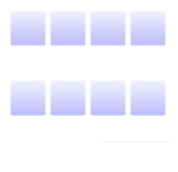
<?xml version="1.0" encoding="UTF-8"?>
<ui version="4.0">
 <class>BackSide</class>
 <widget class="QWidget" name="BackSide">
  <property name="geometry">
   <rect>
    <x>0</x>
    <y>0</y>
    <width>178</width>
    <height>172</height>
   </rect>
  </property>
  <property name="maximumSize">
   <size>
    <width>800</width>
    <height>800</height>
   </size>
  </property>
  <property name="palette">
   <palette>
    <active>
     <colorrole role="WindowText">
      <brush brushstyle="SolidPattern">
       <color alpha="255">
        <red>0</red>
        <green>0</green>
        <blue>0</blue>
       </color>
      </brush>
     </colorrole>
     <colorrole role="Button">
      <brush brushstyle="SolidPattern">
       <color alpha="0">
        <red>170</red>
        <green>170</green>
        <blue>255</blue>
       </color>
      </brush>
     </colorrole>
     <colorrole role="Light">
      <brush brushstyle="SolidPattern">
       <color alpha="0">
        <red>255</red>
        <green>255</green>
        <blue>255</blue>
       </color>
      </brush>
     </colorrole>
     <colorrole role="Midlight">
      <brush brushstyle="SolidPattern">
       <color alpha="0">
        <red>212</red>
        <green>212</green>
        <blue>255</blue>
       </color>
      </brush>
     </colorrole>
     <colorrole role="Dark">
      <brush brushstyle="SolidPattern">
       <color alpha="0">
        <red>85</red>
        <green>85</green>
        <blue>127</blue>
       </color>
      </brush>
     </colorrole>
     <colorrole role="Mid">
      <brush brushstyle="SolidPattern">
       <color alpha="0">
        <red>113</red>
        <green>113</green>
        <blue>170</blue>
       </color>
      </brush>
     </colorrole>
     <colorrole role="Text">
      <brush brushstyle="SolidPattern">
       <color alpha="255">
        <red>0</red>
        <green>0</green>
        <blue>0</blue>
       </color>
      </brush>
     </colorrole>
     <colorrole role="BrightText">
      <brush brushstyle="SolidPattern">
       <color alpha="255">
        <red>255</red>
        <green>255</green>
        <blue>255</blue>
       </color>
      </brush>
     </colorrole>
     <colorrole role="ButtonText">
      <brush brushstyle="SolidPattern">
       <color alpha="255">
        <red>0</red>
        <green>0</green>
        <blue>0</blue>
       </color>
      </brush>
     </colorrole>
     <colorrole role="Base">
      <brush brushstyle="SolidPattern">
       <color alpha="255">
        <red>255</red>
        <green>255</green>
        <blue>255</blue>
       </color>
      </brush>
     </colorrole>
     <colorrole role="Window">
      <brush brushstyle="SolidPattern">
       <color alpha="0">
        <red>170</red>
        <green>170</green>
        <blue>255</blue>
       </color>
      </brush>
     </colorrole>
     <colorrole role="Shadow">
      <brush brushstyle="SolidPattern">
       <color alpha="255">
        <red>0</red>
        <green>0</green>
        <blue>0</blue>
       </color>
      </brush>
     </colorrole>
     <colorrole role="AlternateBase">
      <brush brushstyle="SolidPattern">
       <color alpha="127">
        <red>212</red>
        <green>212</green>
        <blue>255</blue>
       </color>
      </brush>
     </colorrole>
     <colorrole role="ToolTipBase">
      <brush brushstyle="SolidPattern">
       <color alpha="255">
        <red>255</red>
        <green>255</green>
        <blue>220</blue>
       </color>
      </brush>
     </colorrole>
     <colorrole role="ToolTipText">
      <brush brushstyle="SolidPattern">
       <color alpha="255">
        <red>0</red>
        <green>0</green>
        <blue>0</blue>
       </color>
      </brush>
     </colorrole>
    </active>
    <inactive>
     <colorrole role="WindowText">
      <brush brushstyle="SolidPattern">
       <color alpha="255">
        <red>0</red>
        <green>0</green>
        <blue>0</blue>
       </color>
      </brush>
     </colorrole>
     <colorrole role="Button">
      <brush brushstyle="SolidPattern">
       <color alpha="0">
        <red>170</red>
        <green>170</green>
        <blue>255</blue>
       </color>
      </brush>
     </colorrole>
     <colorrole role="Light">
      <brush brushstyle="SolidPattern">
       <color alpha="0">
        <red>255</red>
        <green>255</green>
        <blue>255</blue>
       </color>
      </brush>
     </colorrole>
     <colorrole role="Midlight">
      <brush brushstyle="SolidPattern">
       <color alpha="0">
        <red>212</red>
        <green>212</green>
        <blue>255</blue>
       </color>
      </brush>
     </colorrole>
     <colorrole role="Dark">
      <brush brushstyle="SolidPattern">
       <color alpha="0">
        <red>85</red>
        <green>85</green>
        <blue>127</blue>
       </color>
      </brush>
     </colorrole>
     <colorrole role="Mid">
      <brush brushstyle="SolidPattern">
       <color alpha="0">
        <red>113</red>
        <green>113</green>
        <blue>170</blue>
       </color>
      </brush>
     </colorrole>
     <colorrole role="Text">
      <brush brushstyle="SolidPattern">
       <color alpha="255">
        <red>0</red>
        <green>0</green>
        <blue>0</blue>
       </color>
      </brush>
     </colorrole>
     <colorrole role="BrightText">
      <brush brushstyle="SolidPattern">
       <color alpha="255">
        <red>255</red>
        <green>255</green>
        <blue>255</blue>
       </color>
      </brush>
     </colorrole>
     <colorrole role="ButtonText">
      <brush brushstyle="SolidPattern">
       <color alpha="255">
        <red>0</red>
        <green>0</green>
        <blue>0</blue>
       </color>
      </brush>
     </colorrole>
     <colorrole role="Base">
      <brush brushstyle="SolidPattern">
       <color alpha="255">
        <red>255</red>
        <green>255</green>
        <blue>255</blue>
       </color>
      </brush>
     </colorrole>
     <colorrole role="Window">
      <brush brushstyle="SolidPattern">
       <color alpha="0">
        <red>170</red>
        <green>170</green>
        <blue>255</blue>
       </color>
      </brush>
     </colorrole>
     <colorrole role="Shadow">
      <brush brushstyle="SolidPattern">
       <color alpha="255">
        <red>0</red>
        <green>0</green>
        <blue>0</blue>
       </color>
      </brush>
     </colorrole>
     <colorrole role="AlternateBase">
      <brush brushstyle="SolidPattern">
       <color alpha="127">
        <red>212</red>
        <green>212</green>
        <blue>255</blue>
       </color>
      </brush>
     </colorrole>
     <colorrole role="ToolTipBase">
      <brush brushstyle="SolidPattern">
       <color alpha="255">
        <red>255</red>
        <green>255</green>
        <blue>220</blue>
       </color>
      </brush>
     </colorrole>
     <colorrole role="ToolTipText">
      <brush brushstyle="SolidPattern">
       <color alpha="255">
        <red>0</red>
        <green>0</green>
        <blue>0</blue>
       </color>
      </brush>
     </colorrole>
    </inactive>
    <disabled>
     <colorrole role="WindowText">
      <brush brushstyle="SolidPattern">
       <color alpha="0">
        <red>85</red>
        <green>85</green>
        <blue>127</blue>
       </color>
      </brush>
     </colorrole>
     <colorrole role="Button">
      <brush brushstyle="SolidPattern">
       <color alpha="0">
        <red>170</red>
        <green>170</green>
        <blue>255</blue>
       </color>
      </brush>
     </colorrole>
     <colorrole role="Light">
      <brush brushstyle="SolidPattern">
       <color alpha="0">
        <red>255</red>
        <green>255</green>
        <blue>255</blue>
       </color>
      </brush>
     </colorrole>
     <colorrole role="Midlight">
      <brush brushstyle="SolidPattern">
       <color alpha="0">
        <red>212</red>
        <green>212</green>
        <blue>255</blue>
       </color>
      </brush>
     </colorrole>
     <colorrole role="Dark">
      <brush brushstyle="SolidPattern">
       <color alpha="0">
        <red>85</red>
        <green>85</green>
        <blue>127</blue>
       </color>
      </brush>
     </colorrole>
     <colorrole role="Mid">
      <brush brushstyle="SolidPattern">
       <color alpha="0">
        <red>113</red>
        <green>113</green>
        <blue>170</blue>
       </color>
      </brush>
     </colorrole>
     <colorrole role="Text">
      <brush brushstyle="SolidPattern">
       <color alpha="0">
        <red>85</red>
        <green>85</green>
        <blue>127</blue>
       </color>
      </brush>
     </colorrole>
     <colorrole role="BrightText">
      <brush brushstyle="SolidPattern">
       <color alpha="255">
        <red>255</red>
        <green>255</green>
        <blue>255</blue>
       </color>
      </brush>
     </colorrole>
     <colorrole role="ButtonText">
      <brush brushstyle="SolidPattern">
       <color alpha="0">
        <red>85</red>
        <green>85</green>
        <blue>127</blue>
       </color>
      </brush>
     </colorrole>
     <colorrole role="Base">
      <brush brushstyle="SolidPattern">
       <color alpha="0">
        <red>170</red>
        <green>170</green>
        <blue>255</blue>
       </color>
      </brush>
     </colorrole>
     <colorrole role="Window">
      <brush brushstyle="SolidPattern">
       <color alpha="0">
        <red>170</red>
        <green>170</green>
        <blue>255</blue>
       </color>
      </brush>
     </colorrole>
     <colorrole role="Shadow">
      <brush brushstyle="SolidPattern">
       <color alpha="255">
        <red>0</red>
        <green>0</green>
        <blue>0</blue>
       </color>
      </brush>
     </colorrole>
     <colorrole role="AlternateBase">
      <brush brushstyle="SolidPattern">
       <color alpha="0">
        <red>170</red>
        <green>170</green>
        <blue>255</blue>
       </color>
      </brush>
     </colorrole>
     <colorrole role="ToolTipBase">
      <brush brushstyle="SolidPattern">
       <color alpha="255">
        <red>255</red>
        <green>255</green>
        <blue>220</blue>
       </color>
      </brush>
     </colorrole>
     <colorrole role="ToolTipText">
      <brush brushstyle="SolidPattern">
       <color alpha="255">
        <red>0</red>
        <green>0</green>
        <blue>0</blue>
       </color>
      </brush>
     </colorrole>
    </disabled>
   </palette>
  </property>
  <property name="font">
   <font>
    <family>Times New Roman</family>
    <weight>75</weight>
    <bold>true</bold>
   </font>
  </property>
  <property name="windowTitle">
   <string>BackSide</string>
  </property>
  <widget class="QPushButton" name="ship1b">
   <property name="geometry">
    <rect>
     <x>10</x>
     <y>10</y>
     <width>36</width>
     <height>36</height>
    </rect>
   </property>
   <property name="autoFillBackground">
    <bool>false</bool>
   </property>
   <property name="text">
    <string/>
   </property>
   <property name="icon">
    <iconset resource="menuitems.qrc">
     <normaloff>:/images/1jvship.png</normaloff>:/images/1jvship.png</iconset>
   </property>
   <property name="iconSize">
    <size>
     <width>30</width>
     <height>30</height>
    </size>
   </property>
   <property name="checkable">
    <bool>false</bool>
   </property>
   <attribute name="buttonGroup">
    <string>buttonGroup</string>
   </attribute>
  </widget>
  <widget class="QPushButton" name="ship2b">
   <property name="geometry">
    <rect>
     <x>50</x>
     <y>10</y>
     <width>36</width>
     <height>36</height>
    </rect>
   </property>
   <property name="autoFillBackground">
    <bool>false</bool>
   </property>
   <property name="text">
    <string/>
   </property>
   <property name="icon">
    <iconset resource="menuitems.qrc">
     <normaloff>:/images/2lvship.png</normaloff>:/images/2lvship.png</iconset>
   </property>
   <property name="iconSize">
    <size>
     <width>30</width>
     <height>30</height>
    </size>
   </property>
   <property name="checkable">
    <bool>false</bool>
   </property>
   <attribute name="buttonGroup">
    <string>buttonGroup</string>
   </attribute>
  </widget>
  <widget class="QPushButton" name="ship3b">
   <property name="geometry">
    <rect>
     <x>90</x>
     <y>10</y>
     <width>36</width>
     <height>36</height>
    </rect>
   </property>
   <property name="autoFillBackground">
    <bool>false</bool>
   </property>
   <property name="text">
    <string/>
   </property>
   <property name="icon">
    <iconset resource="menuitems.qrc">
     <normaloff>:/images/3nwship.png</normaloff>:/images/3nwship.png</iconset>
   </property>
   <property name="iconSize">
    <size>
     <width>30</width>
     <height>30</height>
    </size>
   </property>
   <property name="checkable">
    <bool>false</bool>
   </property>
   <attribute name="buttonGroup">
    <string>buttonGroup</string>
   </attribute>
  </widget>
  <widget class="QPushButton" name="ship4b">
   <property name="geometry">
    <rect>
     <x>130</x>
     <y>10</y>
     <width>36</width>
     <height>36</height>
    </rect>
   </property>
   <property name="autoFillBackground">
    <bool>false</bool>
   </property>
   <property name="text">
    <string/>
   </property>
   <property name="icon">
    <iconset resource="menuitems.qrc">
     <normaloff>:/images/4shship.png</normaloff>:/images/4shship.png</iconset>
   </property>
   <property name="iconSize">
    <size>
     <width>30</width>
     <height>30</height>
    </size>
   </property>
   <property name="checkable">
    <bool>false</bool>
   </property>
   <attribute name="buttonGroup">
    <string>buttonGroup</string>
   </attribute>
  </widget>
  <widget class="QPushButton" name="ship5b">
   <property name="geometry">
    <rect>
     <x>10</x>
     <y>80</y>
     <width>36</width>
     <height>36</height>
    </rect>
   </property>
   <property name="autoFillBackground">
    <bool>false</bool>
   </property>
   <property name="text">
    <string/>
   </property>
   <property name="icon">
    <iconset resource="menuitems.qrc">
     <normaloff>:/images/5spship.png</normaloff>:/images/5spship.png</iconset>
   </property>
   <property name="iconSize">
    <size>
     <width>30</width>
     <height>30</height>
    </size>
   </property>
   <property name="checkable">
    <bool>false</bool>
   </property>
   <attribute name="buttonGroup">
    <string>buttonGroup</string>
   </attribute>
  </widget>
  <widget class="QPushButton" name="ship6b">
   <property name="geometry">
    <rect>
     <x>50</x>
     <y>80</y>
     <width>36</width>
     <height>36</height>
    </rect>
   </property>
   <property name="autoFillBackground">
    <bool>false</bool>
   </property>
   <property name="text">
    <string/>
   </property>
   <property name="icon">
    <iconset resource="menuitems.qrc">
     <normaloff>:/images/6teship.png</normaloff>:/images/6teship.png</iconset>
   </property>
   <property name="iconSize">
    <size>
     <width>30</width>
     <height>30</height>
    </size>
   </property>
   <property name="checkable">
    <bool>false</bool>
   </property>
   <attribute name="buttonGroup">
    <string>buttonGroup</string>
   </attribute>
  </widget>
  <widget class="QPushButton" name="ship7b">
   <property name="geometry">
    <rect>
     <x>90</x>
     <y>80</y>
     <width>36</width>
     <height>36</height>
    </rect>
   </property>
   <property name="autoFillBackground">
    <bool>false</bool>
   </property>
   <property name="text">
    <string/>
   </property>
   <property name="icon">
    <iconset resource="menuitems.qrc">
     <normaloff>:/images/7wbship.png</normaloff>:/images/7wbship.png</iconset>
   </property>
   <property name="iconSize">
    <size>
     <width>30</width>
     <height>30</height>
    </size>
   </property>
   <property name="checkable">
    <bool>false</bool>
   </property>
   <attribute name="buttonGroup">
    <string>buttonGroup</string>
   </attribute>
  </widget>
  <widget class="QPushButton" name="ship8b">
   <property name="geometry">
    <rect>
     <x>130</x>
     <y>80</y>
     <width>36</width>
     <height>36</height>
    </rect>
   </property>
   <property name="autoFillBackground">
    <bool>false</bool>
   </property>
   <property name="text">
    <string/>
   </property>
   <property name="icon">
    <iconset resource="menuitems.qrc">
     <normaloff>:/images/8weship.png</normaloff>:/images/8weship.png</iconset>
   </property>
   <property name="iconSize">
    <size>
     <width>30</width>
     <height>30</height>
    </size>
   </property>
   <property name="checkable">
    <bool>false</bool>
   </property>
   <attribute name="buttonGroup">
    <string>buttonGroup</string>
   </attribute>
  </widget>
  <widget class="QLineEdit" name="cheatEntry">
   <property name="geometry">
    <rect>
     <x>100</x>
     <y>140</y>
     <width>71</width>
     <height>25</height>
    </rect>
   </property>
  </widget>
 </widget>
 <resources>
  <include location="menuitems.qrc"/>
 </resources>
 <connections/>
 <slots>
  <slot>b1Clicked()</slot>
 </slots>
 <buttongroups>
  <buttongroup name="buttonGroup"/>
 </buttongroups>
</ui>
